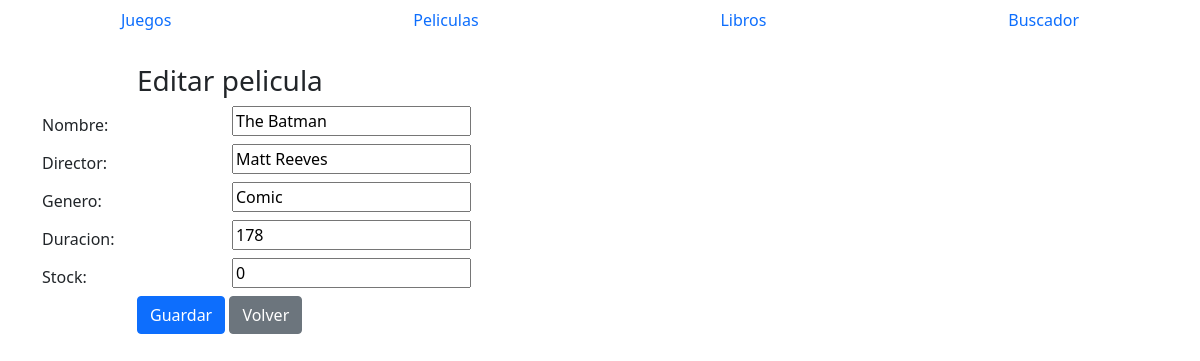
The app's page /peliculas/edit/1 with its own data.
### peliculas/models.py (models this page shows)
class Peliculas(models.Model):
    nombre = models.CharField(max_length=50, default='Pelicula')
    director = models.CharField(max_length=50, default='Director')
    genero = models.CharField(max_length=50, default='Genero')
    duracion = models.IntegerField(default=0)
    stock = models.IntegerField(default=0)
    created_at = models.DateTimeField(auto_now_add=True)
    updated_at = models.DateTimeField(auto_now=True)
    class Meta:
        db_table = 'peliculas'

### peliculas/views.py (the view)
# urls.py: path('peliculas/edit/<int:id>', views_peliculas.peliculas_edit),
def peliculas_edit(request, id):
    pelicula = Peliculas.objects.get(id=id)
    return render(request,'peliculas/edit.html', {'pelicula':pelicula})

### templates/peliculas/edit.html (shortened to what this page needs)
{% extends 'base.html' %} {% block content %}
<form method="POST" class="" action="/peliculas/update/{{pelicula.id}}">
	<div class="container">
		<br />
		<div class="form-group row">
			<label class="col-sm-1 col-form-label"></label>
			<div class="col-sm-4">
				<h3>Editar pelicula</h3>
			</div>
		</div>
		<div class="form-group row">
			<label class="col-sm-2 col-form-label">Nombre:</label>
			<div class="col-sm-4">
				<input
					type="text"
					name="nombre"
					id="id_nombre"
					required
					maxlength="50"
					value="{{ pelicula.nombre }}"
				/>
			</div>
		</div>
		<div class="form-group row">
			<label class="col-sm-2 col-form-label">Director:</label>
			<div class="col-sm-4">
				<input
					type="text"
					name="director"
					id="id_director"
					required
					maxlength="50"
					value="{{ pelicula.director }}"
				/>
			</div>
		</div>
		<div class="form-group row">
			<label class="col-sm-2 col-form-label">Genero:</label>
			<div class="col-sm-4">
				<input
					type="text"
					name="genero"
					id="id_genero"
					required
					maxlength="50"
					value="{{ pelicula.genero }}"
				/>
			</div>
		</div>
		<div class="form-group row">
			<label class="col-sm-2 col-form-label">Duracion:</label>
			<div class="col-sm-4">
				<input
					type="number"
					name="duracion"
					id="id_duracion"
					value="{{pelicula.duracion}}"
					required
				/>
			</div>
		</div>
		<div class="form-group row">
			<label class="col-sm-2 col-form-label">Stock:</label>
			<div class="col-sm-4">
				<input
					type="number"
					name="stock"
					id="id_stock"
					value="{{pelicula.stock}}"
					required
				/>
			</div>
		</div>
		<div class="form-group row">
			<label class="col-sm-1 col-form-label"></label>
			<div class="col-sm-4">
				<button type="submit" class="btn btn-primary">Guardar</button>
				<a href="/peliculas" class="btn btn-secondary">Volver</a>
			</div>
		</div>
	</div>
</form>
{% endblock %}

### records on screen
Peliculas: nombre "The Batman", director "Matt Reeves", genero "Comic", duracion "178", stock "0"
